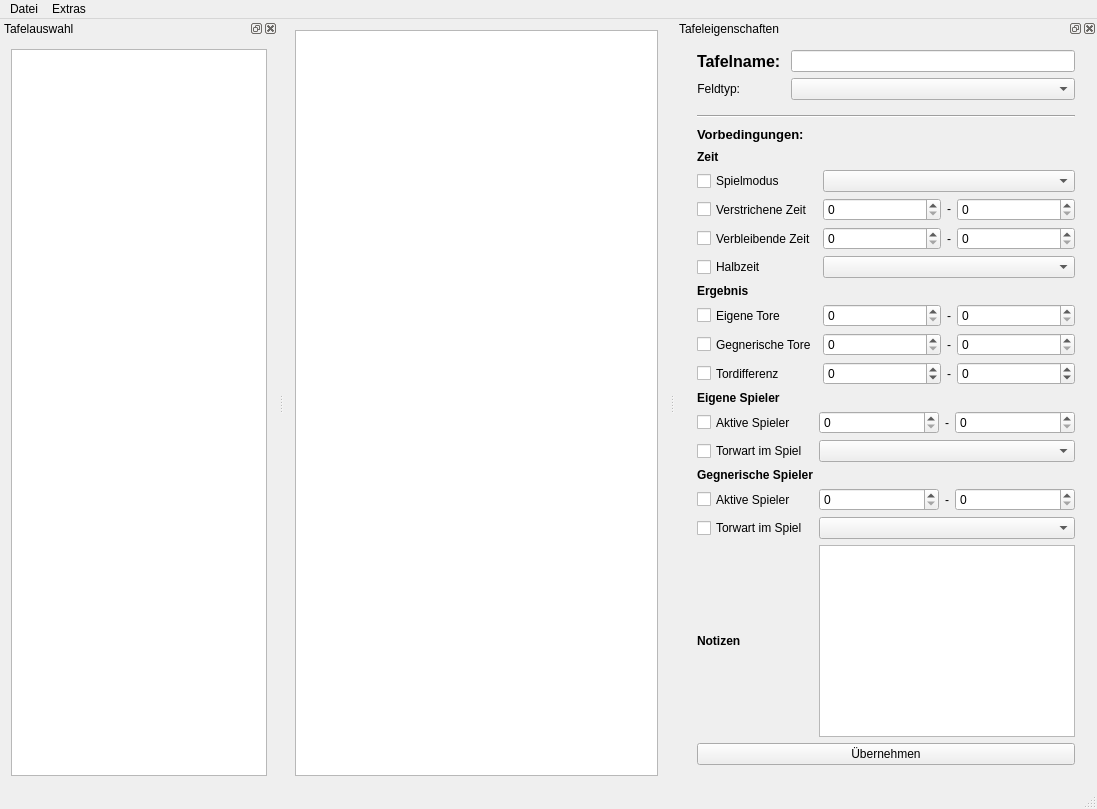
<?xml version="1.0" encoding="UTF-8"?>
<ui version="4.0">
 <class>MainWindow</class>
 <widget class="QMainWindow" name="MainWindow">
  <property name="geometry">
   <rect>
    <x>0</x>
    <y>0</y>
    <width>1097</width>
    <height>809</height>
   </rect>
  </property>
  <property name="sizePolicy">
   <sizepolicy hsizetype="Minimum" vsizetype="Minimum">
    <horstretch>0</horstretch>
    <verstretch>0</verstretch>
   </sizepolicy>
  </property>
  <property name="minimumSize">
   <size>
    <width>100</width>
    <height>0</height>
   </size>
  </property>
  <property name="windowTitle">
   <string>TOR</string>
  </property>
  <property name="windowIcon">
   <iconset resource="../gfx/gfx.qrc">
    <normaloff>:/handdrawn.svg</normaloff>:/handdrawn.svg</iconset>
  </property>
  <widget class="QWidget" name="centralWidget">
   <property name="sizePolicy">
    <sizepolicy hsizetype="Minimum" vsizetype="Minimum">
     <horstretch>0</horstretch>
     <verstretch>0</verstretch>
    </sizepolicy>
   </property>
   <layout class="QHBoxLayout" name="horizontalLayout_2">
    <item>
     <widget class="QGraphicsView" name="fieldView">
      <property name="sizePolicy">
       <sizepolicy hsizetype="Expanding" vsizetype="Expanding">
        <horstretch>0</horstretch>
        <verstretch>0</verstretch>
       </sizepolicy>
      </property>
      <property name="mouseTracking">
       <bool>false</bool>
      </property>
      <property name="autoFillBackground">
       <bool>true</bool>
      </property>
      <property name="verticalScrollBarPolicy">
       <enum>Qt::ScrollBarAlwaysOff</enum>
      </property>
      <property name="horizontalScrollBarPolicy">
       <enum>Qt::ScrollBarAlwaysOff</enum>
      </property>
      <property name="sizeAdjustPolicy">
       <enum>QAbstractScrollArea::AdjustToContents</enum>
      </property>
      <property name="backgroundBrush">
       <brush brushstyle="SolidPattern">
        <color alpha="255">
         <red>0</red>
         <green>108</green>
         <blue>0</blue>
        </color>
       </brush>
      </property>
      <property name="foregroundBrush">
       <brush brushstyle="NoBrush">
        <color alpha="255">
         <red>0</red>
         <green>0</green>
         <blue>0</blue>
        </color>
       </brush>
      </property>
      <property name="interactive">
       <bool>true</bool>
      </property>
      <property name="renderHints">
       <set>QPainter::Antialiasing|QPainter::SmoothPixmapTransform|QPainter::TextAntialiasing</set>
      </property>
      <property name="cacheMode">
       <set>QGraphicsView::CacheNone</set>
      </property>
      <property name="viewportUpdateMode">
       <enum>QGraphicsView::SmartViewportUpdate</enum>
      </property>
      <property name="rubberBandSelectionMode">
       <enum>Qt::ContainsItemShape</enum>
      </property>
     </widget>
    </item>
   </layout>
  </widget>
  <widget class="QStatusBar" name="statusBar"/>
  <widget class="QDockWidget" name="changeBoardDock">
   <property name="sizePolicy">
    <sizepolicy hsizetype="MinimumExpanding" vsizetype="MinimumExpanding">
     <horstretch>0</horstretch>
     <verstretch>0</verstretch>
    </sizepolicy>
   </property>
   <property name="minimumSize">
    <size>
     <width>91</width>
     <height>113</height>
    </size>
   </property>
   <property name="windowTitle">
    <string>Tafelauswahl</string>
   </property>
   <attribute name="dockWidgetArea">
    <number>1</number>
   </attribute>
   <widget class="QWidget" name="dockWidgetContents">
    <layout class="QGridLayout" name="gridLayout_5">
     <item row="0" column="0">
      <widget class="QListWidget" name="listWidget">
       <property name="contextMenuPolicy">
        <enum>Qt::CustomContextMenu</enum>
       </property>
       <property name="iconSize">
        <size>
         <width>200</width>
         <height>100</height>
        </size>
       </property>
      </widget>
     </item>
    </layout>
   </widget>
  </widget>
  <widget class="QMenuBar" name="menuBar">
   <property name="geometry">
    <rect>
     <x>0</x>
     <y>0</y>
     <width>1097</width>
     <height>21</height>
    </rect>
   </property>
   <widget class="QMenu" name="menuDatei">
    <property name="title">
     <string>Datei</string>
    </property>
    <addaction name="actionNew"/>
    <addaction name="actionAdd"/>
    <addaction name="separator"/>
    <addaction name="actionOpen"/>
    <addaction name="separator"/>
    <addaction name="actionSave"/>
    <addaction name="actionSaveSelected"/>
    <addaction name="separator"/>
    <addaction name="actionExport"/>
   </widget>
   <widget class="QMenu" name="menuExtra">
    <property name="title">
     <string>Extras</string>
    </property>
    <addaction name="actionEditFields"/>
    <addaction name="actionSaveAs"/>
   </widget>
   <addaction name="menuDatei"/>
   <addaction name="menuExtra"/>
  </widget>
  <widget class="QDockWidget" name="propertiesDockWidget">
   <property name="sizePolicy">
    <sizepolicy hsizetype="MinimumExpanding" vsizetype="MinimumExpanding">
     <horstretch>0</horstretch>
     <verstretch>0</verstretch>
    </sizepolicy>
   </property>
   <property name="minimumSize">
    <size>
     <width>253</width>
     <height>621</height>
    </size>
   </property>
   <property name="windowTitle">
    <string>Tafeleigenschaften</string>
   </property>
   <attribute name="dockWidgetArea">
    <number>2</number>
   </attribute>
   <widget class="QWidget" name="dockWidgetContents_2">
    <layout class="QVBoxLayout" name="verticalLayout">
     <item>
      <widget class="QWidget" name="verticalWidget" native="true">
       <property name="sizePolicy">
        <sizepolicy hsizetype="Expanding" vsizetype="Expanding">
         <horstretch>0</horstretch>
         <verstretch>0</verstretch>
        </sizepolicy>
       </property>
       <layout class="QVBoxLayout" name="verticalLayout_2">
        <property name="topMargin">
         <number>1</number>
        </property>
        <item>
         <layout class="QFormLayout" name="formLayout_4">
          <item row="1" column="0">
           <widget class="QLabel" name="label_14">
            <property name="sizePolicy">
             <sizepolicy hsizetype="Expanding" vsizetype="Expanding">
              <horstretch>0</horstretch>
              <verstretch>0</verstretch>
             </sizepolicy>
            </property>
            <property name="font">
             <font>
              <pointsize>12</pointsize>
              <weight>75</weight>
              <bold>true</bold>
             </font>
            </property>
            <property name="text">
             <string>Tafelname: </string>
            </property>
           </widget>
          </item>
          <item row="1" column="1">
           <widget class="QLineEdit" name="nameEdit">
            <property name="sizePolicy">
             <sizepolicy hsizetype="Expanding" vsizetype="Expanding">
              <horstretch>0</horstretch>
              <verstretch>0</verstretch>
             </sizepolicy>
            </property>
           </widget>
          </item>
          <item row="2" column="0">
           <widget class="QLabel" name="label_12">
            <property name="sizePolicy">
             <sizepolicy hsizetype="Expanding" vsizetype="Expanding">
              <horstretch>0</horstretch>
              <verstretch>0</verstretch>
             </sizepolicy>
            </property>
            <property name="layoutDirection">
             <enum>Qt::RightToLeft</enum>
            </property>
            <property name="text">
             <string>Feldtyp:</string>
            </property>
            <property name="alignment">
             <set>Qt::AlignRight|Qt::AlignTrailing|Qt::AlignVCenter</set>
            </property>
           </widget>
          </item>
          <item row="2" column="1">
           <widget class="QComboBox" name="comboBoxFieldtyp">
            <property name="sizePolicy">
             <sizepolicy hsizetype="Expanding" vsizetype="Expanding">
              <horstretch>0</horstretch>
              <verstretch>0</verstretch>
             </sizepolicy>
            </property>
           </widget>
          </item>
          <item row="3" column="0">
           <widget class="Line" name="line_4">
            <property name="sizePolicy">
             <sizepolicy hsizetype="Expanding" vsizetype="Expanding">
              <horstretch>0</horstretch>
              <verstretch>0</verstretch>
             </sizepolicy>
            </property>
            <property name="orientation">
             <enum>Qt::Horizontal</enum>
            </property>
           </widget>
          </item>
         </layout>
        </item>
        <item>
         <widget class="Line" name="line">
          <property name="orientation">
           <enum>Qt::Horizontal</enum>
          </property>
         </widget>
        </item>
        <item>
         <widget class="QLabel" name="label_15">
          <property name="sizePolicy">
           <sizepolicy hsizetype="Expanding" vsizetype="Expanding">
            <horstretch>0</horstretch>
            <verstretch>0</verstretch>
           </sizepolicy>
          </property>
          <property name="font">
           <font>
            <pointsize>10</pointsize>
            <weight>75</weight>
            <bold>true</bold>
           </font>
          </property>
          <property name="text">
           <string>Vorbedingungen:</string>
          </property>
         </widget>
        </item>
        <item>
         <layout class="QHBoxLayout" name="horizontalLayout">
          <item>
           <layout class="QFormLayout" name="formLayout">
            <property name="fieldGrowthPolicy">
             <enum>QFormLayout::AllNonFixedFieldsGrow</enum>
            </property>
            <item row="0" column="0">
             <widget class="QLabel" name="label">
              <property name="sizePolicy">
               <sizepolicy hsizetype="Expanding" vsizetype="Expanding">
                <horstretch>0</horstretch>
                <verstretch>0</verstretch>
               </sizepolicy>
              </property>
              <property name="font">
               <font>
                <weight>75</weight>
                <bold>true</bold>
               </font>
              </property>
              <property name="text">
               <string>Zeit</string>
              </property>
             </widget>
            </item>
            <item row="1" column="0">
             <widget class="QCheckBox" name="checkBoxMode">
              <property name="sizePolicy">
               <sizepolicy hsizetype="Expanding" vsizetype="Expanding">
                <horstretch>0</horstretch>
                <verstretch>0</verstretch>
               </sizepolicy>
              </property>
              <property name="text">
               <string>Spielmodus</string>
              </property>
             </widget>
            </item>
            <item row="1" column="1">
             <widget class="QComboBox" name="comboBoxMode">
              <property name="sizePolicy">
               <sizepolicy hsizetype="Expanding" vsizetype="Expanding">
                <horstretch>0</horstretch>
                <verstretch>0</verstretch>
               </sizepolicy>
              </property>
             </widget>
            </item>
            <item row="2" column="0">
             <widget class="QCheckBox" name="checkBoxGameTime">
              <property name="sizePolicy">
               <sizepolicy hsizetype="Expanding" vsizetype="Expanding">
                <horstretch>0</horstretch>
                <verstretch>0</verstretch>
               </sizepolicy>
              </property>
              <property name="text">
               <string>Verstrichene Zeit</string>
              </property>
             </widget>
            </item>
            <item row="2" column="1">
             <layout class="QHBoxLayout" name="horizontalLayout_3">
              <item>
               <widget class="QSpinBox" name="spinBoxGameTimeMin">
                <property name="sizePolicy">
                 <sizepolicy hsizetype="Expanding" vsizetype="Expanding">
                  <horstretch>0</horstretch>
                  <verstretch>0</verstretch>
                 </sizepolicy>
                </property>
               </widget>
              </item>
              <item alignment="Qt::AlignHCenter">
               <widget class="QLabel" name="label_3">
                <property name="sizePolicy">
                 <sizepolicy hsizetype="Expanding" vsizetype="Expanding">
                  <horstretch>0</horstretch>
                  <verstretch>0</verstretch>
                 </sizepolicy>
                </property>
                <property name="maximumSize">
                 <size>
                  <width>16777215</width>
                  <height>16</height>
                 </size>
                </property>
                <property name="text">
                 <string>-</string>
                </property>
               </widget>
              </item>
              <item>
               <widget class="QSpinBox" name="spinBoxGameTimeMax">
                <property name="sizePolicy">
                 <sizepolicy hsizetype="Expanding" vsizetype="Expanding">
                  <horstretch>0</horstretch>
                  <verstretch>0</verstretch>
                 </sizepolicy>
                </property>
               </widget>
              </item>
             </layout>
            </item>
            <item row="3" column="0">
             <widget class="QCheckBox" name="checkBoxRemainingTime">
              <property name="sizePolicy">
               <sizepolicy hsizetype="Expanding" vsizetype="Expanding">
                <horstretch>0</horstretch>
                <verstretch>0</verstretch>
               </sizepolicy>
              </property>
              <property name="text">
               <string>Verbleibende Zeit</string>
              </property>
             </widget>
            </item>
            <item row="3" column="1">
             <layout class="QHBoxLayout" name="horizontalLayout_4">
              <item>
               <widget class="QSpinBox" name="spinBoxRemainingTimeMin">
                <property name="sizePolicy">
                 <sizepolicy hsizetype="Expanding" vsizetype="Expanding">
                  <horstretch>0</horstretch>
                  <verstretch>0</verstretch>
                 </sizepolicy>
                </property>
               </widget>
              </item>
              <item alignment="Qt::AlignHCenter">
               <widget class="QLabel" name="label_4">
                <property name="sizePolicy">
                 <sizepolicy hsizetype="Expanding" vsizetype="Expanding">
                  <horstretch>0</horstretch>
                  <verstretch>0</verstretch>
                 </sizepolicy>
                </property>
                <property name="text">
                 <string>-</string>
                </property>
               </widget>
              </item>
              <item>
               <widget class="QSpinBox" name="spinBoxRemainingTimeMax">
                <property name="sizePolicy">
                 <sizepolicy hsizetype="Expanding" vsizetype="Expanding">
                  <horstretch>0</horstretch>
                  <verstretch>0</verstretch>
                 </sizepolicy>
                </property>
               </widget>
              </item>
             </layout>
            </item>
            <item row="4" column="0">
             <widget class="QCheckBox" name="checkBoxHalftime">
              <property name="sizePolicy">
               <sizepolicy hsizetype="Expanding" vsizetype="Expanding">
                <horstretch>0</horstretch>
                <verstretch>0</verstretch>
               </sizepolicy>
              </property>
              <property name="text">
               <string>Halbzeit</string>
              </property>
             </widget>
            </item>
            <item row="4" column="1">
             <widget class="QComboBox" name="comboBoxHalftime">
              <property name="sizePolicy">
               <sizepolicy hsizetype="Expanding" vsizetype="Expanding">
                <horstretch>0</horstretch>
                <verstretch>0</verstretch>
               </sizepolicy>
              </property>
             </widget>
            </item>
            <item row="5" column="0">
             <widget class="QLabel" name="label_6">
              <property name="sizePolicy">
               <sizepolicy hsizetype="Expanding" vsizetype="Expanding">
                <horstretch>0</horstretch>
                <verstretch>0</verstretch>
               </sizepolicy>
              </property>
              <property name="font">
               <font>
                <weight>75</weight>
                <bold>true</bold>
               </font>
              </property>
              <property name="text">
               <string>Ergebnis</string>
              </property>
             </widget>
            </item>
            <item row="6" column="0">
             <widget class="QCheckBox" name="checkBoxOwnGoals">
              <property name="sizePolicy">
               <sizepolicy hsizetype="Expanding" vsizetype="Expanding">
                <horstretch>0</horstretch>
                <verstretch>0</verstretch>
               </sizepolicy>
              </property>
              <property name="text">
               <string>Eigene Tore</string>
              </property>
             </widget>
            </item>
            <item row="6" column="1">
             <layout class="QHBoxLayout" name="horizontalLayout_5">
              <item>
               <widget class="QSpinBox" name="spinBoxOwnGoalsMin">
                <property name="sizePolicy">
                 <sizepolicy hsizetype="Expanding" vsizetype="Expanding">
                  <horstretch>0</horstretch>
                  <verstretch>0</verstretch>
                 </sizepolicy>
                </property>
               </widget>
              </item>
              <item alignment="Qt::AlignHCenter">
               <widget class="QLabel" name="label_5">
                <property name="sizePolicy">
                 <sizepolicy hsizetype="Expanding" vsizetype="Expanding">
                  <horstretch>0</horstretch>
                  <verstretch>0</verstretch>
                 </sizepolicy>
                </property>
                <property name="text">
                 <string>-</string>
                </property>
               </widget>
              </item>
              <item>
               <widget class="QSpinBox" name="spinBoxOwnGoalsMax">
                <property name="sizePolicy">
                 <sizepolicy hsizetype="Expanding" vsizetype="Expanding">
                  <horstretch>0</horstretch>
                  <verstretch>0</verstretch>
                 </sizepolicy>
                </property>
               </widget>
              </item>
             </layout>
            </item>
            <item row="7" column="0">
             <widget class="QCheckBox" name="checkBoxOppGoals">
              <property name="sizePolicy">
               <sizepolicy hsizetype="Expanding" vsizetype="Expanding">
                <horstretch>0</horstretch>
                <verstretch>0</verstretch>
               </sizepolicy>
              </property>
              <property name="text">
               <string>Gegnerische Tore</string>
              </property>
             </widget>
            </item>
            <item row="7" column="1">
             <layout class="QHBoxLayout" name="horizontalLayout_6">
              <item>
               <widget class="QSpinBox" name="spinBoxOppGoalsMin">
                <property name="sizePolicy">
                 <sizepolicy hsizetype="Expanding" vsizetype="Expanding">
                  <horstretch>0</horstretch>
                  <verstretch>0</verstretch>
                 </sizepolicy>
                </property>
               </widget>
              </item>
              <item alignment="Qt::AlignHCenter">
               <widget class="QLabel" name="label_7">
                <property name="sizePolicy">
                 <sizepolicy hsizetype="Expanding" vsizetype="Expanding">
                  <horstretch>0</horstretch>
                  <verstretch>0</verstretch>
                 </sizepolicy>
                </property>
                <property name="text">
                 <string>-</string>
                </property>
               </widget>
              </item>
              <item>
               <widget class="QSpinBox" name="spinBoxOppGoalsMax">
                <property name="sizePolicy">
                 <sizepolicy hsizetype="Expanding" vsizetype="Expanding">
                  <horstretch>0</horstretch>
                  <verstretch>0</verstretch>
                 </sizepolicy>
                </property>
               </widget>
              </item>
             </layout>
            </item>
            <item row="8" column="0">
             <widget class="QCheckBox" name="checkBoxGoalDif">
              <property name="sizePolicy">
               <sizepolicy hsizetype="Expanding" vsizetype="Expanding">
                <horstretch>0</horstretch>
                <verstretch>0</verstretch>
               </sizepolicy>
              </property>
              <property name="text">
               <string>Tordifferenz</string>
              </property>
             </widget>
            </item>
            <item row="8" column="1">
             <layout class="QHBoxLayout" name="horizontalLayout_7">
              <item>
               <widget class="QSpinBox" name="spinBoxGoalDifMin">
                <property name="sizePolicy">
                 <sizepolicy hsizetype="Expanding" vsizetype="Expanding">
                  <horstretch>0</horstretch>
                  <verstretch>0</verstretch>
                 </sizepolicy>
                </property>
                <property name="minimum">
                 <number>-99</number>
                </property>
               </widget>
              </item>
              <item alignment="Qt::AlignHCenter">
               <widget class="QLabel" name="label_8">
                <property name="sizePolicy">
                 <sizepolicy hsizetype="Expanding" vsizetype="Expanding">
                  <horstretch>0</horstretch>
                  <verstretch>0</verstretch>
                 </sizepolicy>
                </property>
                <property name="text">
                 <string>-</string>
                </property>
               </widget>
              </item>
              <item>
               <widget class="QSpinBox" name="spinBoxGoalDifMax">
                <property name="sizePolicy">
                 <sizepolicy hsizetype="Expanding" vsizetype="Expanding">
                  <horstretch>0</horstretch>
                  <verstretch>0</verstretch>
                 </sizepolicy>
                </property>
                <property name="minimum">
                 <number>-99</number>
                </property>
               </widget>
              </item>
             </layout>
            </item>
           </layout>
          </item>
         </layout>
        </item>
        <item>
         <layout class="QFormLayout" name="formLayout_3">
          <property name="fieldGrowthPolicy">
           <enum>QFormLayout::AllNonFixedFieldsGrow</enum>
          </property>
          <item row="0" column="0">
           <widget class="QLabel" name="label_2">
            <property name="sizePolicy">
             <sizepolicy hsizetype="Expanding" vsizetype="Expanding">
              <horstretch>0</horstretch>
              <verstretch>0</verstretch>
             </sizepolicy>
            </property>
            <property name="font">
             <font>
              <weight>75</weight>
              <bold>true</bold>
             </font>
            </property>
            <property name="text">
             <string>Eigene Spieler</string>
            </property>
           </widget>
          </item>
          <item row="1" column="0">
           <widget class="QCheckBox" name="checkBoxOwnPlayer">
            <property name="sizePolicy">
             <sizepolicy hsizetype="Expanding" vsizetype="Expanding">
              <horstretch>0</horstretch>
              <verstretch>0</verstretch>
             </sizepolicy>
            </property>
            <property name="text">
             <string>Aktive Spieler</string>
            </property>
           </widget>
          </item>
          <item row="1" column="1">
           <layout class="QHBoxLayout" name="horizontalLayout_8">
            <item>
             <widget class="QSpinBox" name="spinBoxOwnPlayerMin">
              <property name="sizePolicy">
               <sizepolicy hsizetype="Expanding" vsizetype="Expanding">
                <horstretch>0</horstretch>
                <verstretch>0</verstretch>
               </sizepolicy>
              </property>
             </widget>
            </item>
            <item alignment="Qt::AlignHCenter">
             <widget class="QLabel" name="label_9">
              <property name="sizePolicy">
               <sizepolicy hsizetype="Expanding" vsizetype="Expanding">
                <horstretch>0</horstretch>
                <verstretch>0</verstretch>
               </sizepolicy>
              </property>
              <property name="text">
               <string>-</string>
              </property>
             </widget>
            </item>
            <item>
             <widget class="QSpinBox" name="spinBoxOwnPlayerMax">
              <property name="sizePolicy">
               <sizepolicy hsizetype="Expanding" vsizetype="Expanding">
                <horstretch>0</horstretch>
                <verstretch>0</verstretch>
               </sizepolicy>
              </property>
             </widget>
            </item>
           </layout>
          </item>
          <item row="2" column="0">
           <widget class="QCheckBox" name="checkBoxOwnGoalie">
            <property name="sizePolicy">
             <sizepolicy hsizetype="Expanding" vsizetype="Expanding">
              <horstretch>0</horstretch>
              <verstretch>0</verstretch>
             </sizepolicy>
            </property>
            <property name="text">
             <string>Torwart im Spiel</string>
            </property>
           </widget>
          </item>
          <item row="2" column="1">
           <widget class="QComboBox" name="comboBoxOwnGoalie">
            <property name="sizePolicy">
             <sizepolicy hsizetype="Expanding" vsizetype="Expanding">
              <horstretch>0</horstretch>
              <verstretch>0</verstretch>
             </sizepolicy>
            </property>
           </widget>
          </item>
          <item row="3" column="0">
           <widget class="QLabel" name="label_13">
            <property name="sizePolicy">
             <sizepolicy hsizetype="Expanding" vsizetype="Expanding">
              <horstretch>0</horstretch>
              <verstretch>0</verstretch>
             </sizepolicy>
            </property>
            <property name="font">
             <font>
              <weight>75</weight>
              <bold>true</bold>
             </font>
            </property>
            <property name="text">
             <string>Gegnerische Spieler</string>
            </property>
           </widget>
          </item>
          <item row="4" column="0">
           <widget class="QCheckBox" name="checkBoxOppPlayer">
            <property name="sizePolicy">
             <sizepolicy hsizetype="Expanding" vsizetype="Expanding">
              <horstretch>0</horstretch>
              <verstretch>0</verstretch>
             </sizepolicy>
            </property>
            <property name="text">
             <string>Aktive Spieler</string>
            </property>
           </widget>
          </item>
          <item row="4" column="1">
           <layout class="QHBoxLayout" name="horizontalLayout_10">
            <item>
             <widget class="QSpinBox" name="spinBoxOppPlayerMin">
              <property name="sizePolicy">
               <sizepolicy hsizetype="Expanding" vsizetype="Expanding">
                <horstretch>0</horstretch>
                <verstretch>0</verstretch>
               </sizepolicy>
              </property>
             </widget>
            </item>
            <item alignment="Qt::AlignHCenter">
             <widget class="QLabel" name="label_11">
              <property name="sizePolicy">
               <sizepolicy hsizetype="Expanding" vsizetype="Expanding">
                <horstretch>0</horstretch>
                <verstretch>0</verstretch>
               </sizepolicy>
              </property>
              <property name="text">
               <string>-</string>
              </property>
             </widget>
            </item>
            <item>
             <widget class="QSpinBox" name="spinBoxOppPlayerMax">
              <property name="sizePolicy">
               <sizepolicy hsizetype="Expanding" vsizetype="Expanding">
                <horstretch>0</horstretch>
                <verstretch>0</verstretch>
               </sizepolicy>
              </property>
             </widget>
            </item>
           </layout>
          </item>
          <item row="5" column="0">
           <widget class="QCheckBox" name="checkBoxOppGoalie">
            <property name="sizePolicy">
             <sizepolicy hsizetype="Expanding" vsizetype="Expanding">
              <horstretch>0</horstretch>
              <verstretch>0</verstretch>
             </sizepolicy>
            </property>
            <property name="text">
             <string>Torwart im Spiel</string>
            </property>
           </widget>
          </item>
          <item row="5" column="1">
           <widget class="QComboBox" name="comboBoxOppGoalie">
            <property name="sizePolicy">
             <sizepolicy hsizetype="Expanding" vsizetype="Expanding">
              <horstretch>0</horstretch>
              <verstretch>0</verstretch>
             </sizepolicy>
            </property>
           </widget>
          </item>
          <item row="6" column="0">
           <widget class="QLabel" name="label_10">
            <property name="sizePolicy">
             <sizepolicy hsizetype="Expanding" vsizetype="Expanding">
              <horstretch>0</horstretch>
              <verstretch>0</verstretch>
             </sizepolicy>
            </property>
            <property name="font">
             <font>
              <weight>75</weight>
              <bold>true</bold>
             </font>
            </property>
            <property name="text">
             <string>Notizen</string>
            </property>
           </widget>
          </item>
          <item row="6" column="1">
           <widget class="QTextEdit" name="textEditNote">
            <property name="sizePolicy">
             <sizepolicy hsizetype="Expanding" vsizetype="Expanding">
              <horstretch>0</horstretch>
              <verstretch>0</verstretch>
             </sizepolicy>
            </property>
           </widget>
          </item>
         </layout>
        </item>
        <item>
         <widget class="QPushButton" name="pushButtonAdoptPreConditions">
          <property name="sizePolicy">
           <sizepolicy hsizetype="Expanding" vsizetype="Expanding">
            <horstretch>0</horstretch>
            <verstretch>0</verstretch>
           </sizepolicy>
          </property>
          <property name="text">
           <string>Übernehmen</string>
          </property>
         </widget>
        </item>
       </layout>
      </widget>
     </item>
    </layout>
   </widget>
  </widget>
  <action name="actionOpen">
   <property name="icon">
    <iconset resource="../gfx/gfx.qrc">
     <normaloff>:/open.svg</normaloff>:/open.svg</iconset>
   </property>
   <property name="text">
    <string>Öffnen</string>
   </property>
  </action>
  <action name="actionSave">
   <property name="enabled">
    <bool>false</bool>
   </property>
   <property name="icon">
    <iconset resource="../gfx/gfx.qrc">
     <normaloff>:/save.svg</normaloff>:/save.svg</iconset>
   </property>
   <property name="text">
    <string>Tafel speichern</string>
   </property>
  </action>
  <action name="actionExport">
   <property name="icon">
    <iconset resource="../gfx/gfx.qrc">
     <normaloff>:/pdf.svg</normaloff>:/pdf.svg</iconset>
   </property>
   <property name="text">
    <string>Auswahl exportieren</string>
   </property>
  </action>
  <action name="actionNew">
   <property name="icon">
    <iconset resource="../gfx/gfx.qrc">
     <normaloff>:/field.svg</normaloff>:/field.svg</iconset>
   </property>
   <property name="text">
    <string>Neu</string>
   </property>
  </action>
  <action name="actionSaveAs">
   <property name="enabled">
    <bool>false</bool>
   </property>
   <property name="icon">
    <iconset resource="../gfx/gfx.qrc">
     <normaloff>:/saveas.svg</normaloff>:/saveas.svg</iconset>
   </property>
   <property name="text">
    <string>Bibilothek erstellen</string>
   </property>
  </action>
  <action name="actionAdd">
   <property name="icon">
    <iconset resource="../gfx/gfx.qrc">
     <normaloff>:/add.svg</normaloff>:/add.svg</iconset>
   </property>
   <property name="text">
    <string>Hinzufügen</string>
   </property>
  </action>
  <action name="actionSaveSelected">
   <property name="icon">
    <iconset resource="../gfx/gfx.qrc">
     <normaloff>:/saveas.svg</normaloff>:/saveas.svg</iconset>
   </property>
   <property name="text">
    <string>Auswahl speichern unter</string>
   </property>
  </action>
  <action name="actionEditFields">
   <property name="icon">
    <iconset resource="../gfx/gfx.qrc">
     <normaloff>:/field.svg</normaloff>:/field.svg</iconset>
   </property>
   <property name="text">
    <string>Felderliste bearbeiten</string>
   </property>
  </action>
 </widget>
 <layoutdefault spacing="6" margin="11"/>
 <resources>
  <include location="../gfx/gfx.qrc"/>
 </resources>
 <connections/>
</ui>
